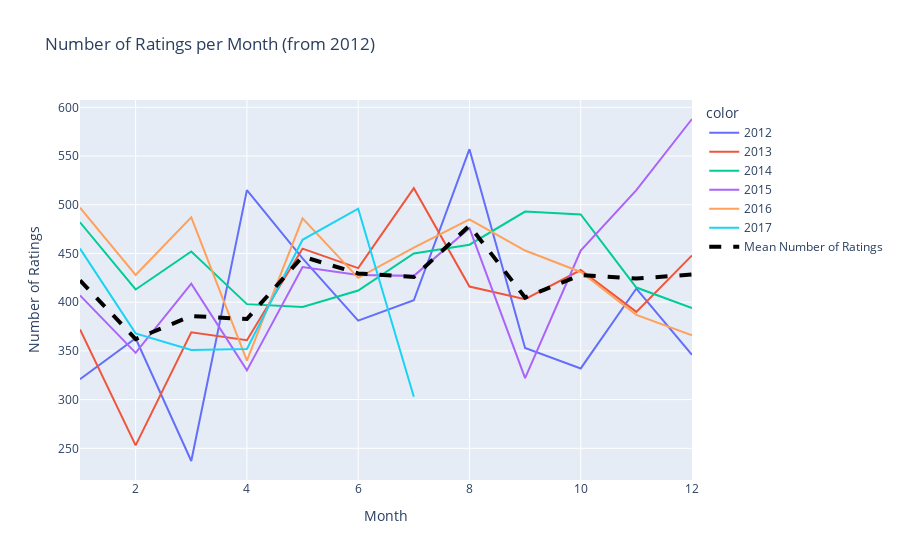

The notebook cell this image was saved under:
### Code cell
import plotly.express as px
import plotly.graph_objects as go 

year_month_ratings_count_2012 = year_month_ratings_count[year_month_ratings_count['year'] >= 2012]

# Compute mean number of ratings per month
mean_nbr_ratings_2012 = year_month_ratings_count_2012.groupby('month')['nbr_ratings'].mean()

fig = px.line(x=year_month_ratings_count_2012.month, y=year_month_ratings_count_2012.nbr_ratings, color=year_month_ratings_count_2012.year, title='Number of Ratings per Month (from 2012)')

fig.add_trace(go.Scatter(x=year_month_ratings_count_2012.month, y=mean_nbr_ratings_2012.values, mode='lines', name='Mean Number of Ratings', line=dict(color='black', dash='dash', width=4)))

fig.update_xaxes(title_text='Month')
fig.update_yaxes(title_text='Number of Ratings')
fig.show()

### Figure 1 — Plotly figure (JSON) as saved in the notebook; plotly's stock layout.template omitted (floating-point values rounded to 4 significant figures)
{"data": [{"hovertemplate": "color=2012<br>x=%{x}<br>y=%{y}<extra></extra>", "legendgroup": "2012", "line": {"color": "#636efa", "dash": "solid"}, "marker": {"symbol": "circle"}, "mode": "lines", "name": "2012", "orientation": "v", "showlegend": true, "type": "scatter", "x": [1, 2, 3, 4, 5, 6, 7, 8, 9, 10, 11, 12], "xaxis": "x", "y": [321, 363, 237, 515, 445, 381, 402, 557, 353, 332, 414, 346], "yaxis": "y"}, {"hovertemplate": "color=2013<br>x=%{x}<br>y=%{y}<extra></extra>", "legendgroup": "2013", "line": {"color": "#EF553B", "dash": "solid"}, "marker": {"symbol": "circle"}, "mode": "lines", "name": "2013", "orientation": "v", "showlegend": true, "type": "scatter", "x": [1, 2, 3, 4, 5, 6, 7, 8, 9, 10, 11, 12], "xaxis": "x", "y": [372, 253, 369, 361, 455, 435, 517, 416, 403, 433, 390, 448], "yaxis": "y"}, {"hovertemplate": "color=2014<br>x=%{x}<br>y=%{y}<extra></extra>", "legendgroup": "2014", "line": {"color": "#00cc96", "dash": "solid"}, "marker": {"symbol": "circle"}, "mode": "lines", "name": "2014", "orientation": "v", "showlegend": true, "type": "scatter", "x": [1, 2, 3, 4, 5, 6, 7, 8, 9, 10, 11, 12], "xaxis": "x", "y": [482, 413, 452, 398, 395, 412, 450, 459, 493, 490, 415, 394], "yaxis": "y"}, {"hovertemplate": "color=2015<br>x=%{x}<br>y=%{y}<extra></extra>", "legendgroup": "2015", "line": {"color": "#ab63fa", "dash": "solid"}, "marker": {"symbol": "circle"}, "mode": "lines", "name": "2015", "orientation": "v", "showlegend": true, "type": "scatter", "x": [1, 2, 3, 4, 5, 6, 7, 8, 9, 10, 11, 12], "xaxis": "x", "y": [407, 348, 419, 330, 436, 428, 427, 476, 322, 453, 515, 588], "yaxis": "y"}, {"hovertemplate": "color=2016<br>x=%{x}<br>y=%{y}<extra></extra>", "legendgroup": "2016", "line": {"color": "#FFA15A", "dash": "solid"}, "marker": {"symbol": "circle"}, "mode": "lines", "name": "2016", "orientation": "v", "showlegend": true, "type": "scatter", "x": [1, 2, 3, 4, 5, 6, 7, 8, 9, 10, 11, 12], "xaxis": "x", "y": [497, 428, 487, 340, 486, 425, 456, 485, 453, 431, 387, 366], "yaxis": "y"}, {"hovertemplate": "color=2017<br>x=%{x}<br>y=%{y}<extra></extra>", "legendgroup": "2017", "line": {"color": "#19d3f3", "dash": "solid"}, "marker": {"symbol": "circle"}, "mode": "lines", "name": "2017", "orientation": "v", "showlegend": true, "type": "scatter", "x": [1, 2, 3, 4, 5, 6, 7], "xaxis": "x", "y": [455, 368, 351, 352, 464, 496, 303], "yaxis": "y"}, {"line": {"color": "black", "dash": "dash", "width": 4}, "mode": "lines", "name": "Mean Number of Ratings", "type": "scatter", "x": [1, 2, 3, 4, 5, 6, 7, 8, 9, 10, 11, 12, 1, 2, 3, 4, 5, 6, 7, 8, 9, 10, 11, 12, 1, 2, 3, 4, 5, 6, 7, 8, 9, 10, 11, 12, 1, 2, 3, 4, 5, 6, 7, 8, 9, 10, 11, 12, 1, 2, 3, 4, 5, 6, 7, 8, 9, 10, 11, 12, 1, 2, 3, 4, 5, 6, 7], "y": [422.3, 362.2, 385.8, 382.7, 446.8, 429.5, 425.8, 478.6, 404.8, 427.8, 424.2, 428.4]}], "layout": {"legend": {"title": {"text": "color"}, "tracegroupgap": 0}, "title": {"text": "Number of Ratings per Month (from 2012)"}, "xaxis": {"anchor": "y", "domain": [0, 1], "title": {"text": "Month"}}, "yaxis": {"anchor": "x", "domain": [0, 1], "title": {"text": "Number of Ratings"}}}}
